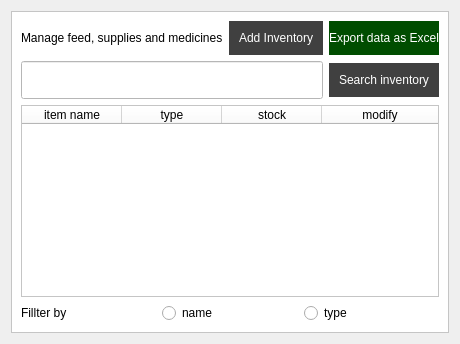
                         <widget class="QWidget" name="feedAndSupplies">
                          <attribute name="title">
                           <string>Feed and Supplies </string>
                          </attribute>
                          <layout class="QGridLayout" name="gridLayout_33">
                           <item row="0" column="0">
                            <widget class="QFrame" name="frame_23">
                             <property name="styleSheet">
                              <string notr="true">#frame_23, *{
	background-color: #fff;
}</string>
                             </property>
                             <property name="frameShape">
                              <enum>QFrame::StyledPanel</enum>
                             </property>
                             <property name="frameShadow">
                              <enum>QFrame::Raised</enum>
                             </property>
                             <layout class="QVBoxLayout" name="verticalLayout_14">
                              <item>
                               <layout class="QHBoxLayout" name="horizontalLayout_18">
                                <item>
                                 <widget class="QLabel" name="label_25">
                                  <property name="text">
                                   <string>Manage feed, supplies and medicines</string>
                                  </property>
                                 </widget>
                                </item>
                                <item>
                                 <widget class="QPushButton" name="addInventoryBtn">
                                  <property name="cursor">
                                   <cursorShape>PointingHandCursor</cursorShape>
                                  </property>
                                  <property name="styleSheet">
                                   <string notr="true">QPushButton{
border: none;
padding: 10px;
color: #fff;
background: #404040;
}

QPushButton::hover{
	background: #102030
}
</string>
                                  </property>
                                  <property name="text">
                                   <string>Add Inventory</string>
                                  </property>
                                  <property name="icon">
                                   <iconset>
                                    <normaloff>:/icons/images/icons-svg/icons8_plus_math.svg</normaloff>:/icons/images/icons-svg/icons8_plus_math.svg</iconset>
                                  </property>
                                 </widget>
                                </item>
                                <item>
                                 <widget class="QPushButton" name="exportExcelBtn">
                                  <property name="cursor">
                                   <cursorShape>PointingHandCursor</cursorShape>
                                  </property>
                                  <property name="styleSheet">
                                   <string notr="true">QPushButton{
	border: none;
	background-color: #004d00;
	padding-top: 10px;
	padding-bottom: 10px;
	color: #fff;
}

QPushButton::hover{
	background-color: #009900;
}</string>
                                  </property>
                                  <property name="text">
                                   <string>Export data as Excel</string>
                                  </property>
                                  <property name="icon">
                                   <iconset>
                                    <normaloff>:/icons/images/icons-svg/icons8_microsoft_excel.svg</normaloff>:/icons/images/icons-svg/icons8_microsoft_excel.svg</iconset>
                                  </property>
                                 </widget>
                                </item>
                               </layout>
                              </item>
                              <item>
                               <layout class="QHBoxLayout" name="horizontalLayout_13">
                                <item>
                                 <widget class="QLineEdit" name="searchBarFeedSupplies">
                                  <property name="styleSheet">
                                   <string notr="true">padding: 10px;
color: #000;</string>
                                  </property>
                                 </widget>
                                </item>
                                <item>
                                 <widget class="QPushButton" name="searchInventoryBtn">
                                  <property name="cursor">
                                   <cursorShape>PointingHandCursor</cursorShape>
                                  </property>
                                  <property name="styleSheet">
                                   <string notr="true">QPushButton{
border: none;
padding: 10px;
color: #fff;
background: #404040;
}

QPushButton::hover{
	background: #102030
}

</string>
                                  </property>
                                  <property name="text">
                                   <string>Search inventory</string>
                                  </property>
                                  <property name="icon">
                                   <iconset resource="../resource_files/resources.qrc">
                                    <normaloff>:/icons/images/icons/cil-magnifying-glass.png</normaloff>:/icons/images/icons/cil-magnifying-glass.png</iconset>
                                  </property>
                                 </widget>
                                </item>
                               </layout>
                              </item>
                              <item>
                               <widget class="QTableWidget" name="tableWidget_3">
                                <attribute name="horizontalHeaderStretchLastSection">
                                 <bool>true</bool>
                                </attribute>
                                <column>
                                 <property name="text">
                                  <string>item name</string>
                                 </property>
                                </column>
                                <column>
                                 <property name="text">
                                  <string>type</string>
                                 </property>
                                </column>
                                <column>
                                 <property name="text">
                                  <string>stock</string>
                                 </property>
                                </column>
                                <column>
                                 <property name="text">
                                  <string>modify</string>
                                 </property>
                                </column>
                               </widget>
                              </item>
                              <item>
                               <layout class="QHBoxLayout" name="horizontalLayout_17">
                                <item>
                                 <widget class="QLabel" name="label_26">
                                  <property name="text">
                                   <string>Fillter by</string>
                                  </property>
                                 </widget>
                                </item>
                                <item>
                                 <widget class="QRadioButton" name="radioButton_7">
                                  <property name="text">
                                   <string>name</string>
                                  </property>
                                 </widget>
                                </item>
                                <item>
                                 <widget class="QRadioButton" name="radioButton_8">
                                  <property name="text">
                                   <string>type</string>
                                  </property>
                                 </widget>
                                </item>
                               </layout>
                              </item>
                             </layout>
                            </widget>
                           </item>
                          </layout>
                         </widget>
